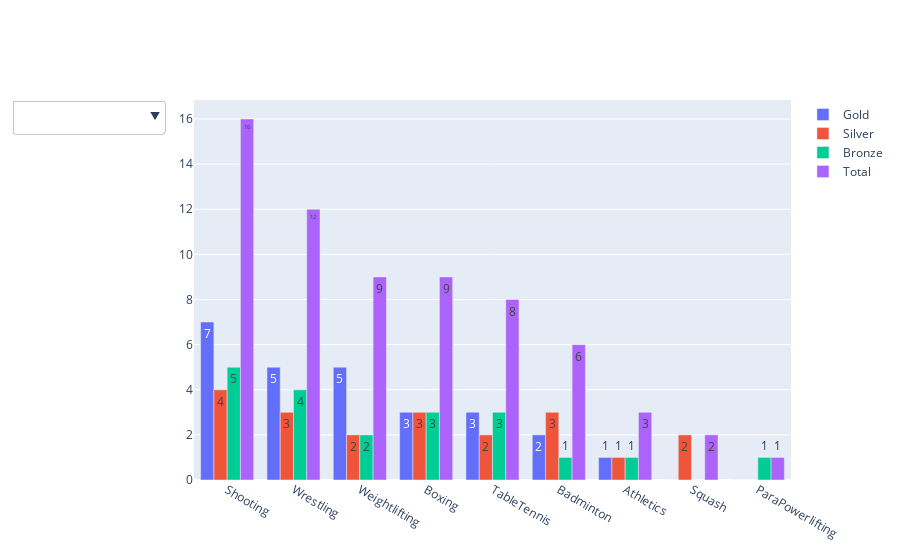

Here is the notebook cell this chart was saved with:
### Code cell
plot1.show()

### Figure 1 — Plotly figure (JSON) as saved in the notebook; plotly's stock layout.template omitted (floating-point values rounded to 4 significant figures)
{"data": [{"name": "Gold", "text": [7, 5, 5, 3, 3, 2, 1, 0, 0], "type": "bar", "x": ["Shooting", "Wrestling", "Weightlifting", "Boxing", "TableTennis", "Badminton", "Athletics", "Squash", "ParaPowerlifting"], "y": [7, 5, 5, 3, 3, 2, 1, 0, 0]}, {"name": "Silver", "text": [4, 3, 2, 3, 2, 3, 1, 2, 0], "type": "bar", "x": ["Shooting", "Wrestling", "Weightlifting", "Boxing", "TableTennis", "Badminton", "Athletics", "Squash", "ParaPowerlifting"], "y": [4, 3, 2, 3, 2, 3, 1, 2, 0]}, {"name": "Bronze", "text": [5, 4, 2, 3, 3, 1, 1, 0, 1], "type": "bar", "x": ["Shooting", "Wrestling", "Weightlifting", "Boxing", "TableTennis", "Badminton", "Athletics", "Squash", "ParaPowerlifting"], "y": [5, 4, 2, 3, 3, 1, 1, 0, 1]}, {"name": "Total", "text": [16, 12, 9, 9, 8, 6, 3, 2, 1], "type": "bar", "x": ["Shooting", "Wrestling", "Weightlifting", "Boxing", "TableTennis", "Badminton", "Athletics", "Squash", "ParaPowerlifting"], "y": [16, 12, 9, 9, 8, 6, 3, 2, 1]}], "layout": {"updatemenus": [{"active": 0, "buttons": [{"args": [{"visible": [false]}, {"title": ""}], "label": "", "method": "update"}, {"args": [{"visible": [true, false, false, false, false, false]}, {"title": "Gold Medals Won by India in Commonwealth Games 2018"}], "label": "Gold Medals Won", "method": "update"}, {"args": [{"visible": [false, true, false, false, false, false]}, {"title": "Silver Medals Won by India in Commonwealth Games 2018"}], "label": "Silver Medals Won", "method": "update"}, {"args": [{"visible": [false, false, true, false, false]}, {"title": "Bronze Medals Won by India in Commonwealth Games 2018"}], "label": "Bronze Medals Won", "method": "update"}, {"args": [{"visible": [false, false, false, true, false]}, {"title": "Total Medals Won by India in Commonwealth Games 2018"}], "label": "Total Medals Won", "method": "update"}]}]}}
